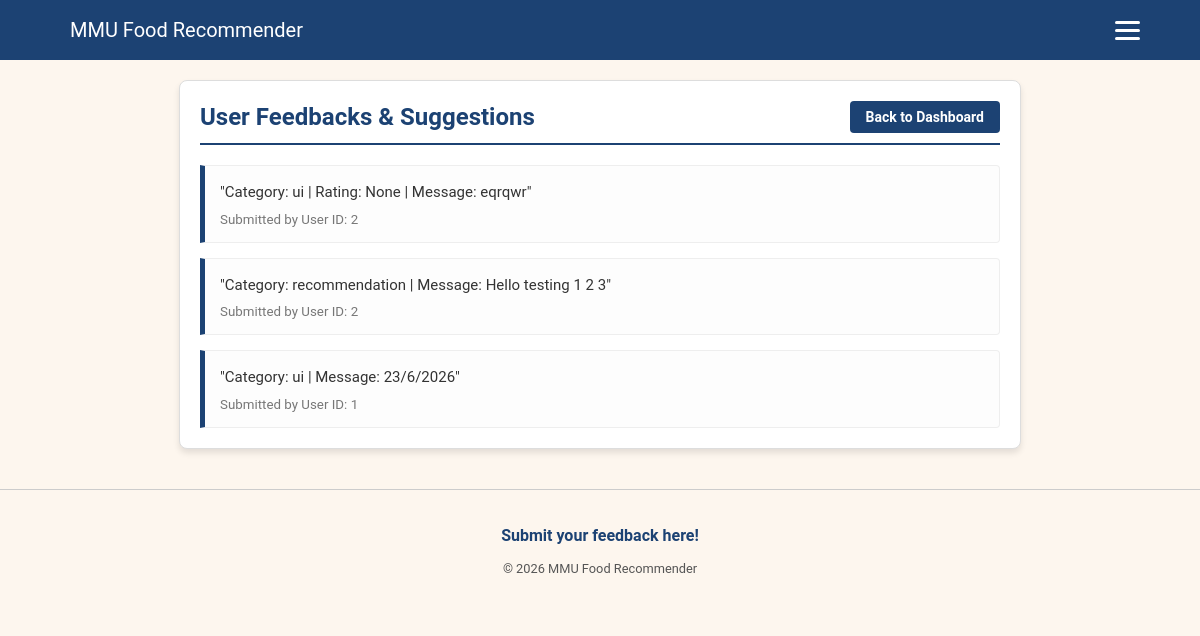
Page /manager_feedback (signed in) on the committed database.
### app.py (models this page shows)
class Feedback(db.Model):
    id = db.Column(db.Integer, primary_key=True)
    content = db.Column(db.Text, nullable=False)
    user_id = db.Column(db.Integer, db.ForeignKey('user.id'), nullable=True) # Optional: stores who sent it

### app.py (the view)
@app.route('/manager_feedback', methods=['GET', 'POST'])
@login_required
def view_feedback():
    if current_user.role != 'manager':
        flash("Access denied. Managers only.")
        return redirect(url_for('explore'))
    all_feedbacks = Feedback.query.all()
    return render_template('manager_feedback.html', feedbacks=all_feedbacks)

### app.py (called while the page is built)
@login_manager.user_loader
def load_user(user_id):
    return User.query.get(int(user_id))

### templates/manager_feedback.html (shortened to what this page needs)
{% extends "base.html" %}
{% block body_class %}page-viewfeedback{% endblock %}
{% block content %}
<body class="page-feedback">
    <div class="feedback-container">
        <div class="feedback-header">
            <h2>User Feedbacks & Suggestions</h2>
            <a href="{{ url_for('manager_dashboard') }}" class="back-btn">Back to Dashboard</a>
        </div>
        {% if feedbacks %}
            <div class="feedback-list">
                {% for fb in feedbacks %}
                    <div class="feedback-item">
                        <p class="feedback-content">"{{ fb.content }}"</p>
                        <small class="feedback-meta">
                            Submitted by User ID: {{ fb.user_id if fb.user_id else "Anonymous" }}
                        </small>
                    </div>
                {% endfor %}
            </div>
        {% else %}
            <p class="no-feedback">No system feedbacks have been submitted yet.</p>
        {% endif %}
    </div>
</body>
{% endblock %}

### static/style.css (style rules this page uses)
:root { --primary: #1c4273; --navy-dark: #153256; --blue-mid: #578ef4; --cream: #fdf6ee; --warm-white: #fff9f2; --orange: #e07b39; --dark: #2b1f14; --mid: #6b4f35; --muted: #a08060; --border: #e2cdb5; --green: #3d7a56; --green-light: #e4f2ea; --gold: #f0a500; --shadow: 0 2px 12px rgba(43, 31, 20, 0.08); --shadow-md: 0 4px 20px rgba(43, 31, 20, 0.13); }
body { font-family: 'Roboto', sans-serif; background-color: var(--cream); color: var(--dark); min-height: 100vh;margin: 0;padding: 0; }
.page-viewfeedback .feedback-container { max-width: 800px; margin: 20px auto; padding: 20px; background: #fff; border: 1px solid #ddd; border-radius: 8px; box-shadow: 0 4px 6px rgba(0,0,0,0.1); }
.page-viewfeedback .feedback-header { display: flex; justify-content: space-between; align-items: center; border-bottom: 2px solid #1c4273; padding-bottom: 10px; margin-bottom: 20px; }
.page-viewfeedback .feedback-header h2 { margin: 0; color: #1c4273; }
.page-viewfeedback .back-btn { text-decoration: none; background: #1c4273; color: white; padding: 8px 16px; border-radius: 4px; font-size: 14px; font-weight: bold; }
.page-viewfeedback .feedback-list { display: flex; flex-direction: column; gap: 15px; }
.page-viewfeedback .feedback-item { padding: 15px; background: #fdfdfd; border: 1px solid #eee; border-left: 5px solid #1c4273; border-radius: 0 4px 4px 0; }
.page-viewfeedback .feedback-content { margin: 0; color: #333; font-size: 15px; line-height: 1.5; white-space: pre-line; }
.page-viewfeedback .feedback-meta { display: block; margin-top: 8px; color: #777; }

### rows in the picture
Feedback: content "Category: ui | Rating: None | Message: eqrqwr", user "2"
Feedback: content "Category: recommendation | Message: Hello testing 1 2 3", user "2"
Feedback: content "Category: ui | Message: 23/6/2026", user "1"
